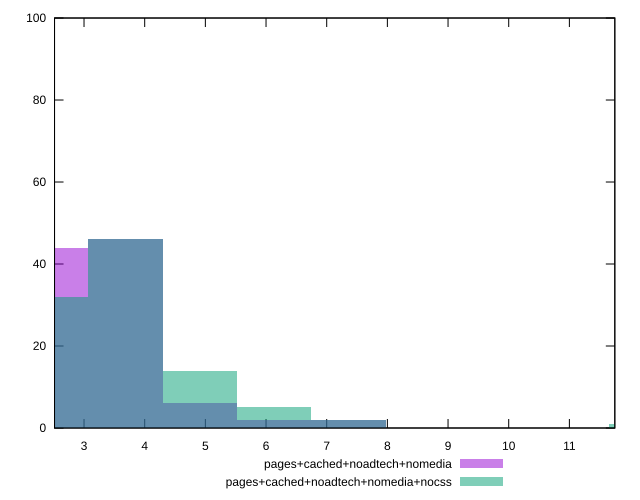

Write gnuplot code to recreate this figure.
reset

$pagesCachedNoadtechNomedia <<EOF
3.68062512177085 46
4.907500162361133 6
2.4537500811805666 44
6.134375202951416 2
7.3612502435417 2
EOF

$pagesCachedNoadtechNomediaNocss <<EOF
3.68062512177085 46
2.4537500811805666 32
7.3612502435417 2
4.907500162361133 14
12.268750405902832 1
6.134375202951416 5
EOF

set key outside below
set boxwidth 1.2268750405902833
set xrange [2.514:11.748999999999999]
set yrange [0:100]
set trange [0:100]
set style fill transparent solid 0.5 noborder
set terminal svg size 640, 500 enhanced background rgb 'white'
set output "report_00009_2021-02-08T22-37-41.559Z/server-response-time/comparison/histogram/3_vs_4.svg"

plot $pagesCachedNoadtechNomedia title "pages+cached+noadtech+nomedia" with boxes, \
     $pagesCachedNoadtechNomediaNocss title "pages+cached+noadtech+nomedia+nocss" with boxes

reset
